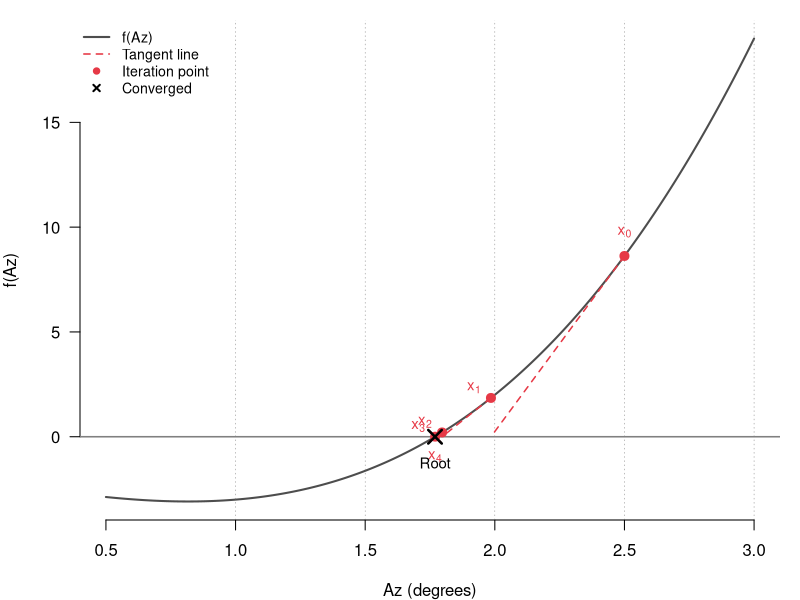
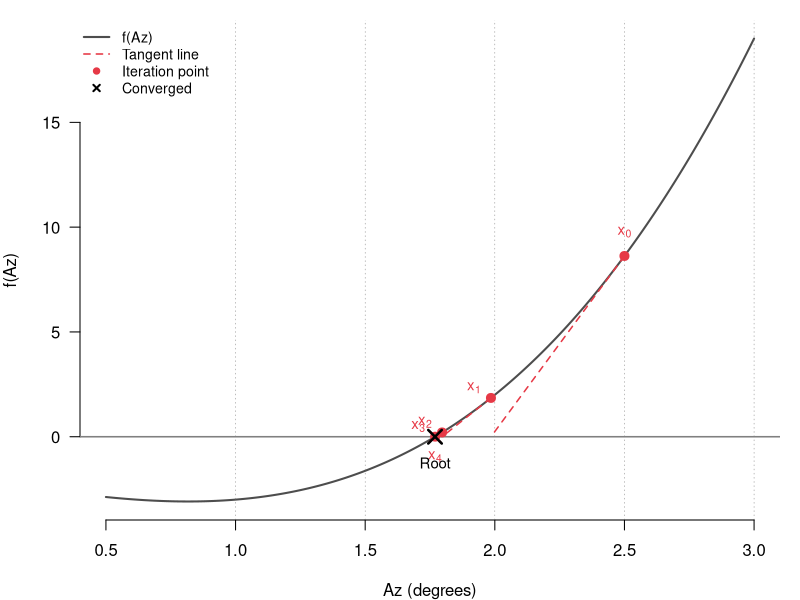

These figures' R source, in order:
# Newton-Raphson Iteration Visualization
#
# Demonstrates quadratic convergence of Newton-Raphson method
# for inverse projection azimuth solving.
#
# Figure shows:
# - Function curve f(Az)
# - Initial guess and subsequent iterations
# - Tangent lines showing Newton step geometry
# - Convergence to root

# Color palette
gray30 <- "#4D4D4D"
gray50 <- "#808080"
accent_red <- "#E63946"

# Define a representative function that mimics Snyder residual behavior
# Using f(x) = x^3 - 2x - 2, which has:
# - Single root near x = 1.77
# - Monotonic behavior similar to azimuth residual
# - Smooth derivative throughout domain
f <- function(x) {
  x^3 - 2*x - 2
}

# Derivative for Newton-Raphson
f_prime <- function(x) {
  3*x^2 - 2
}

# Newton-Raphson iteration
newton_step <- function(x) {
  x - f(x) / f_prime(x)
}

# Setup: compute iteration sequence
x0 <- 2.5  # Initial guess (deliberately offset for visibility)
iterations <- 4
x_vals <- numeric(iterations + 1)
x_vals[1] <- x0

for (i in 2:(iterations + 1)) {
  x_vals[i] <- newton_step(x_vals[i - 1])
}

# True root (computed to high precision)
root <- 1.769292354238632

# Setup plot domain
x_min <- 0.5
x_max <- 3.0
x_curve <- seq(x_min, x_max, length.out = 300)
y_curve <- f(x_curve)

y_min <- min(y_curve, -1)
y_max <- max(y_curve, 5)

# Create output directory
dir.create("theory_rewrite/03_figures/newton",
           showWarnings = FALSE, recursive = TRUE)

# Export as SVG
svg("theory_rewrite/03_figures/newton/newton_raphson.svg",
    width = 7, height = 5)

par(mar = c(4, 4, 1, 1))

# Plot function curve
plot(x_curve, y_curve,
     type = "l", lwd = 2, col = gray30,
     xlim = c(x_min, x_max), ylim = c(y_min, y_max),
     xlab = "Az (degrees)", ylab = "f(Az)",
     main = "", las = 1, bty = "n")

# Add y=0 line
abline(h = 0, col = gray50, lwd = 1.5, lty = 1)

# Add vertical grid for readability
grid_x <- seq(ceiling(x_min), floor(x_max), by = 0.5)
abline(v = grid_x, col = gray50, lwd = 0.5, lty = 3)

# Plot Newton-Raphson iterations
for (i in 1:iterations) {
  x_curr <- x_vals[i]
  y_curr <- f(x_curr)
  x_next <- x_vals[i + 1]

  # Draw tangent line from (x_curr, y_curr) to (x_next, 0)
  segments(x_curr, y_curr, x_next, 0,
           col = accent_red, lwd = 1.5, lty = 2)

  # Mark iteration point
  points(x_curr, y_curr, pch = 19, col = accent_red, cex = 1.2)

  # Add iteration label (offset for visibility)
  text(x_curr, y_curr + 0.4,
       labels = bquote(x[.(i-1)]),
       pos = if (i == 1) 3 else 2,
       col = accent_red, cex = 0.9)
}

# Mark final converged point on x-axis
points(x_vals[iterations + 1], 0,
       pch = 4, col = accent_red, cex = 1.5, lwd = 2)
text(x_vals[iterations + 1], -0.3,
     labels = bquote(x[.(iterations)]),
     pos = 1, col = accent_red, cex = 0.9)

# Mark true root
points(root, 0, pch = 4, col = "black", cex = 1.8, lwd = 2.5)
text(root, -0.6, labels = "Root", pos = 1, col = "black", cex = 0.9)

# Add legend
legend("topleft",
       legend = c("f(Az)", "Tangent line", "Iteration point", "Converged"),
       col = c(gray30, accent_red, accent_red, "black"),
       lty = c(1, 2, NA, NA),
       pch = c(NA, NA, 19, 4),
       lwd = c(2, 1.5, NA, 2),
       bty = "n", cex = 0.85)

dev.off()

# Export as PNG (higher resolution for web)
png("theory_rewrite/03_figures/newton/newton_raphson.png",
    width = 7, height = 5, units = "in", res = 300)

par(mar = c(4, 4, 1, 1))

# Plot function curve
plot(x_curve, y_curve,
     type = "l", lwd = 2, col = gray30,
     xlim = c(x_min, x_max), ylim = c(y_min, y_max),
     xlab = "Az (degrees)", ylab = "f(Az)",
     main = "", las = 1, bty = "n")

# Add y=0 line
abline(h = 0, col = gray50, lwd = 1.5, lty = 1)

# Add vertical grid for readability
abline(v = grid_x, col = gray50, lwd = 0.5, lty = 3)

# Plot Newton-Raphson iterations
for (i in 1:iterations) {
  x_curr <- x_vals[i]
  y_curr <- f(x_curr)
  x_next <- x_vals[i + 1]

  # Draw tangent line from (x_curr, y_curr) to (x_next, 0)
  segments(x_curr, y_curr, x_next, 0,
           col = accent_red, lwd = 1.5, lty = 2)

  # Mark iteration point
  points(x_curr, y_curr, pch = 19, col = accent_red, cex = 1.2)

  # Add iteration label (offset for visibility)
  text(x_curr, y_curr + 0.4,
       labels = bquote(x[.(i-1)]),
       pos = if (i == 1) 3 else 2,
       col = accent_red, cex = 0.9)
}

# Mark final converged point on x-axis
points(x_vals[iterations + 1], 0,
       pch = 4, col = accent_red, cex = 1.5, lwd = 2)
text(x_vals[iterations + 1], -0.3,
     labels = bquote(x[.(iterations)]),
     pos = 1, col = accent_red, cex = 0.9)

# Mark true root
points(root, 0, pch = 4, col = "black", cex = 1.8, lwd = 2.5)
text(root, -0.6, labels = "Root", pos = 1, col = "black", cex = 0.9)

# Add legend
legend("topleft",
       legend = c("f(Az)", "Tangent line", "Iteration point", "Converged"),
       col = c(gray30, accent_red, accent_red, "black"),
       lty = c(1, 2, NA, NA),
       pch = c(NA, NA, 19, 4),
       lwd = c(2, 1.5, NA, 2),
       bty = "n", cex = 0.85)

dev.off()

# Print iteration diagnostics
cat("Newton-Raphson Iteration Sequence:\n")
cat("==================================\n\n")
for (i in 1:(iterations + 1)) {
  err <- abs(x_vals[i] - root)
  correct_digits <- if (err > 0) -log10(err) else Inf
  cat(sprintf("Iteration %d: x = %.10f, |error| = %.2e, correct digits = %.1f\n",
              i - 1, x_vals[i], err, correct_digits))
}
cat(sprintf("\nTrue root: %.15f\n", root))
cat("\nQuadratic convergence: each iteration approximately doubles correct digits.\n")
